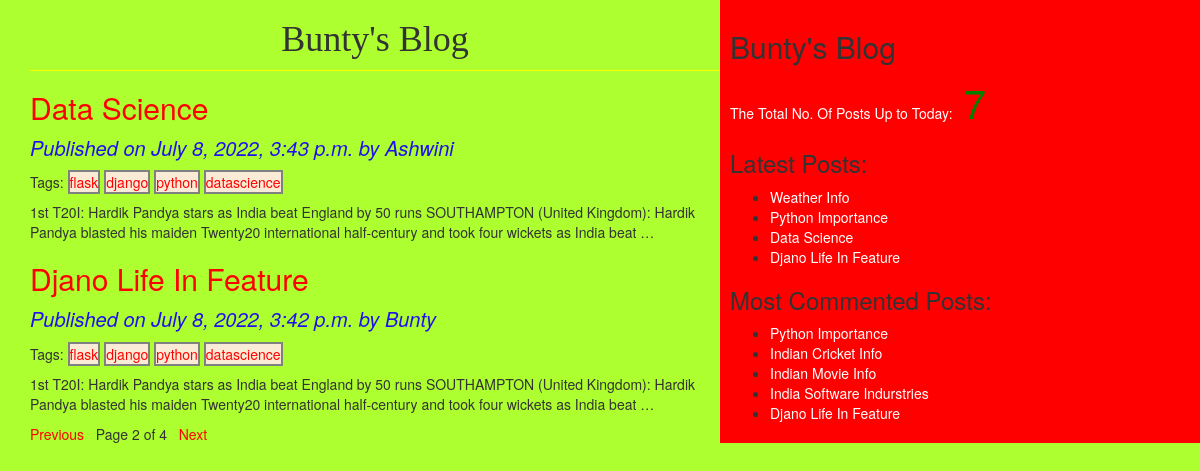
Screenshot of /?page=2 with the database file from the repository.
### blog/models.py (models this page shows, shortened)
class Post(models.Model):
    STATUS_CHOICES = (('draft', 'Draft'), ('published', 'Published'))
    title = models.CharField(max_length=256)
    slug = models.SlugField(max_length=264, unique_for_date='publish')
    author = models.ForeignKey(User, related_name='blog_posts', on_delete=models.CASCADE)
    body = models.TextField()
    publish = models.DateTimeField(default=timezone.now)
    created = models.DateTimeField(auto_now_add=True)
    updated = models.DateTimeField(auto_now=True)
    status = models.CharField(max_length=10, choices=STATUS_CHOICES, default='draft')
    objects = CustomManager()
    tags = TaggableManager()
    class Meta:
        ordering = ('-publish',)
    def get_absolute_url(self):
        return reverse('post_detail', args=[self.publish.year, self.publish.strftime('%m'),
                                            self.publish.strftime('%d'),
                                            self.slug])

### blog/views.py (the view)
# urls.py: path('', views.post_list_view),
def post_list_view(request, tag_slug=None):
    post_list = Post.objects.all()
    tag = None
    if tag_slug:
        tag = get_object_or_404(Tag, slug=tag_slug)
        post_list = post_list.filter(tags__in=[tag])
    paginator = Paginator(post_list, 2)
    page_number = request.GET.get('page')
    try:
        post_list = paginator.page(page_number)
    except PageNotAnInteger:
        post_list = paginator.page(1)
    except EmptyPage:
        post_list = paginator.page(paginator.num_pages)
    return render(request, 'blog/post_list.html', {'post_list': post_list, 'tag': tag})

### blog/models.py (called while the page is built)
    def get_queryset(self):
        return super().get_queryset().filter(status='published')

### blog/templatetags/blog_tags.py (called while the page is built)
@register.simple_tag(name='my_tag')
def total_posts():
    return Post.objects.count()

@register.inclusion_tag('blog/latest_posts.html')
def show_latest_posts(count=3):
    latest_posts = Post.objects.order_by('-publish')[:count]
    return {'latest_posts': latest_posts}

@register.simple_tag()
def get_most_commented_posts(count=5):
    return Post.objects.annotate(total_comments=Count('comments')).order_by('-total_comments')[:count]

### templates/blog/post_list.html (shortened to what this page needs)
{%extends 'blog/base.html'%}
{%block content_block%}
<h1>Bunty's Blog</h1>
{%for post in post_list%}
<a href="{{post.get_absolute_url}}"><h2>{{post.title|title}}</h2></a>
<p id="date"> Published on {{post.publish}} by {{post.author|title}}</p>
<p >Tags:
    {%for tag in post.tags.all%}
    <a id="tg" href="{%url 'post_list_by_tag_name' tag.slug%}">{{tag.name}}</a>
    {%endfor%}
</p>
{{post.body|truncatewords:30|linebreaks}}
{%endfor%}
{%include 'blog/pagination.html' with page=post_list%}
{%endblock%}

### templates/blog/base.html (shortened to what this page needs)
<!DOCTYPE html>
{%load blog_tags%}
{%load static%}
<html lang="en">
<head>
    <link rel="stylesheet" href="{% static 'css/bootstrap3.css' %}">
    <link rel="stylesheet" href="{% static 'css/blog.css' %}">
</head>
<body>
<div class="content">
    {%block content_block%}
    {%endblock%}
</div>
<div class="sidebar">
    <h2>Bunty's Blog</h2>
    <p id="sb">The Total No. Of Posts Up to Today:<span id="pn"> {%my_tag%}</span></p>
    <h3>Latest Posts:</h3>{%show_latest_posts 4%}
    <h3>Most Commented Posts:</h3>
    {%get_most_commented_posts as most_commented_posts%}
    <ul>
        {%for post in most_commented_posts%}
        <li><a id="sb" href="{{post.get_absolute_url}}">{{post.title|title}}</a></li>
        {%endfor%}
    </ul>
</div>
</body>
</html>

### templates/blog/latest_posts.html
{%load static%}
<link rel="stylesheet" href="{%static 'css/blog.css'%}">
<ul>
    {%for post in latest_posts%}
    <li ><a id="sb" href="{{post.get_absolute_url}}">{{post.title|title}}</a></li>
    {%endfor%}
</ul>

### static/css/blog.css (style rules this page uses)
.content { width: 60%; float: left; padding-left: 30px; background:greenyellow; }
.sidebar { width: 40%; float:right; padding: 10px; background: red; }
h1 { text-align: center; border-bottom: 1px solid yellow; padding-bottom: 10px; font-family: serif; }
body { background-color: greenyellow; }
#date { color: rgb(32, 17, 236); font-style: italic; font-size: 20px; }
a { color:red; }
#tg { border: 2px solid grey; background-color: antiquewhite; }
#pn { font-size: 40px; color: green; }
#sb { color: white; }

### rows the page displays
Post: title "Data Science", publish "July 8, 2022, 3:43 p.m.", author "Ashwini", body "1st T20I: Hardik Pandya stars as India beat England by 50 runs SOUTHAMPTON (United Kingdom): Hardik Pandya blasted his maiden Twenty20 international half-century and took four wickets as India beat …"
Tag: name "flask"
Tag: name "django"
Tag: name "python"
Tag: name "datascience"
Post: title "Djano Life In Feature", publish "July 8, 2022, 3:42 p.m.", author "Bunty", body "1st T20I: Hardik Pandya stars as India beat England by 50 runs SOUTHAMPTON (United Kingdom): Hardik Pandya blasted his maiden Twenty20 international half-century and took four wickets as India beat …"
Post: title "Weather Info"
Post: title "Python Importance"
Post: title "Indian Cricket Info"
Post: title "Indian Movie Info"
Post: title "India Software Indurstries"

### other values shown
{{ page.number }} "2"
{{ page.paginator.num_pages }} "4"
